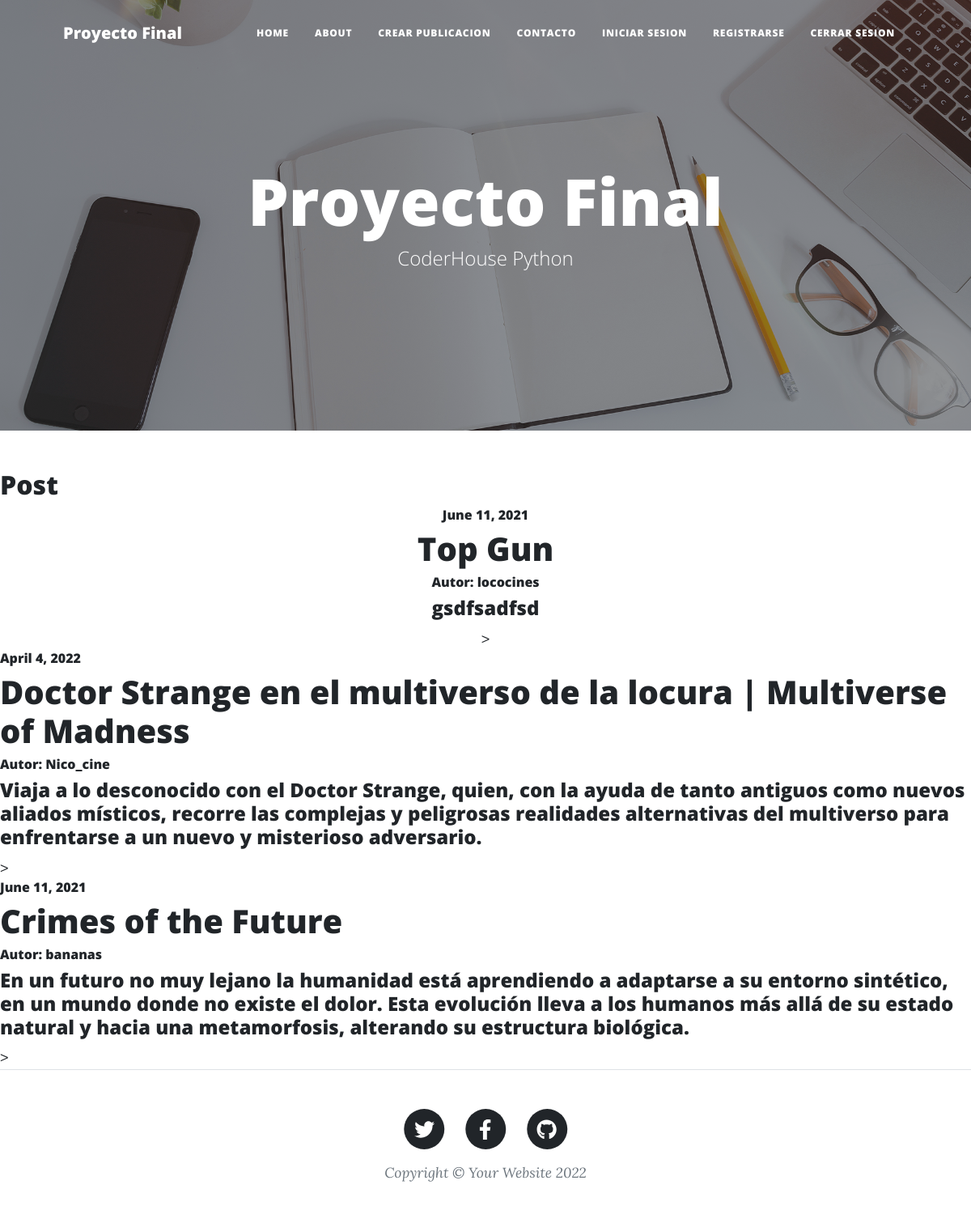
Before: / with the older database file.
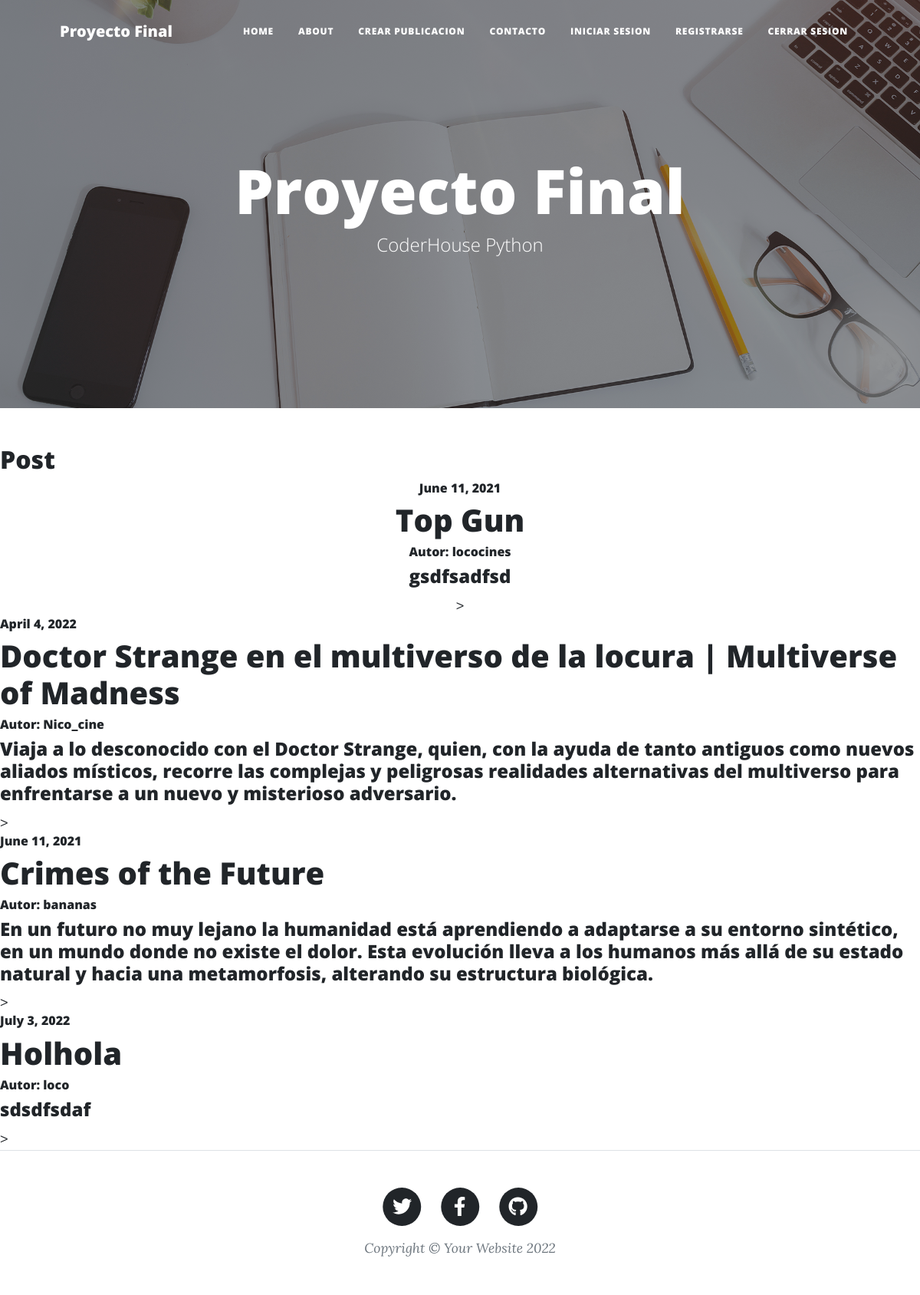
After: the same page with the newer database file.
### Blog/models.py (models this page shows, shortened)
class Posteo(models.Model):
    titulo  = models.CharField(max_length=100)
    fecha = models.DateField()
    texto = models.TextField()
    autor = models.CharField(max_length=50)

### Blog/views.py (the view)
# urls.py: path('' , views.inicio, name="Inicio"),
def inicio(request):
    posteos = Posteo.objects.all()
    data = {
        'posteo': posteos
    }
    return render(request, 'Blog/inicio.html',data)

### Blog/templates/Blog/inicio.html
{% extends 'Blog/padre.html' %}
{% load static %}
{% block contenidoQueCambia %}
<h2>Post</h2>
<table style="margin: 0 auto;">
<div class="posts"style="text-align:center;">
    {% for p in posteo%}
    <div class="posteos">
        <div class="contenedor_posteos">
            <div class="detalle">
                <h6>{{p.fecha}}</h6>
                <h1>{{p.titulo | capfirst}}</h1>
                <h6>Autor: {{p.autor}}</h6>
                <h4>{{p.texto}}</h4>>
            </div>
        </div>
    </div>
</div>
    {% endfor%}
{% endblock %}

Changed rows visible on the page:
added Posteo: fecha "July 3, 2022", titulo "Holhola", autor "loco", texto "sdsdfsdaf"
